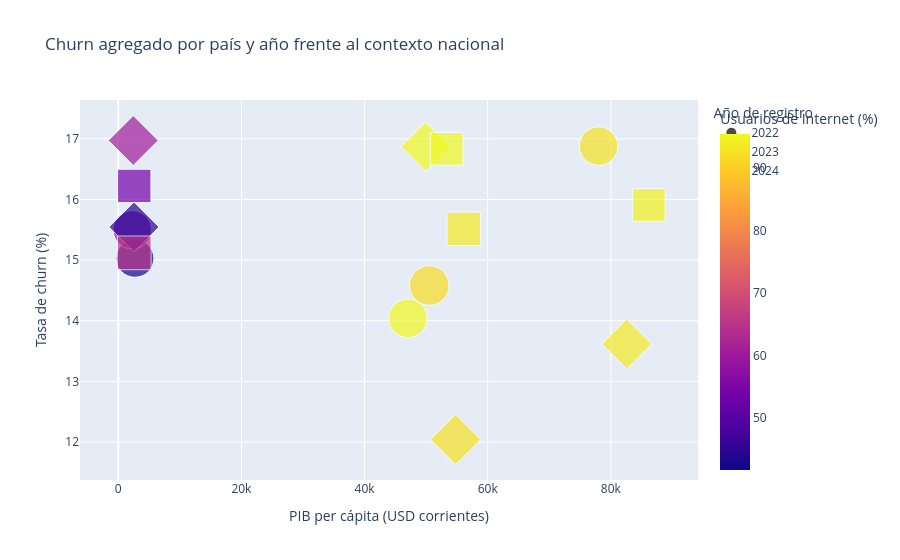

This figure's notebook cell:
### Markdown cell above
### 20.7 ¿Qué contexto aportan los indicadores nacionales?

Los indicadores del Banco Mundial se agregan por país y año antes de graficarse. De esta forma, cada combinación macroeconómica aparece una sola vez y no se trata a cada cliente como una observación nacional independiente.

### Code cell
tabla_contexto = (
    df_eda
    .groupby(
        [
            "country",
            "signup_year",
            "internet_users_pct",
            "gdp_per_capita_usd"
        ],
        as_index=False
    )
    .agg(
        total_customers=(
            "customer_id",
            "size"
        ),
        churn_customers=(
            "churn",
            "sum"
        ),
        churn_rate=(
            "churn",
            "mean"
        )
    )
)

tabla_contexto["churn_rate_pct"] = (
    tabla_contexto["churn_rate"] * 100
)

tabla_contexto["signup_year_label"] = (
    tabla_contexto["signup_year"]
    .astype(str)
)

if len(tabla_contexto) != 15:
    raise ValueError(
        "La tabla contextual no contiene las "
        "15 combinaciones país-año esperadas."
    )

display(
    tabla_contexto[
        [
            "country",
            "signup_year",
            "total_customers",
            "churn_customers",
            "churn_rate_pct",
            "internet_users_pct",
            "gdp_per_capita_usd"
        ]
    ]
    .sort_values(
        [
            "country",
            "signup_year"
        ]
    )
)

fig_contexto = px.scatter(
    tabla_contexto,
    x="gdp_per_capita_usd",
    y="churn_rate_pct",
    color="internet_users_pct",
    symbol="signup_year_label",
    size="total_customers",
    size_max=28,
    hover_name="country",
    hover_data={
        "signup_year": True,
        "gdp_per_capita_usd": ":,.2f",
        "internet_users_pct": ":.2f",
        "churn_rate_pct": ":.2f",
        "total_customers": True,
        "signup_year_label": False
    },
    labels={
        "gdp_per_capita_usd": (
            "PIB per cápita (USD corrientes)"
        ),
        "churn_rate_pct": "Tasa de churn (%)",
        "internet_users_pct": (
            "Usuarios de Internet (%)"
        ),
        "signup_year_label": "Año de registro"
    },
    title=(
        "Churn agregado por país y año "
        "frente al contexto nacional"
    )
)

fig_contexto.show()

### Figure 1 — Plotly figure (JSON) as saved in the notebook; plotly's stock layout.template omitted (floating-point values rounded to 4 significant figures)
{"data": [{"customdata": [[2022, 41.62, 1058, "2022"], [2022, 91.63, 1159, "2022"], [2022, 55.9, 1084, "2022"], [2022, 95.47, 1104, "2022"], [2022, 92.73, 1096, "2022"]], "hovertemplate": "<b>%{hovertext}</b><br><br>PIB per cápita (USD corrientes)=%{x:,.2f}<br>Tasa de churn (%)=%{y:.2f}<br>total_customers=%{customdata[2]}<br>signup_year=%{customdata[0]}<br>Usuarios de Internet (%)=%{marker.color:.2f}<extra></extra>", "hovertext": ["Bangladesh", "Germany", "India", "UK", "USA"], "legendgroup": "2022", "marker": {"color": [41.62, 91.63, 55.9, 95.47, 92.73], "coloraxis": "coloraxis", "size": [1058, 1159, 1084, 1104, 1096], "sizemode": "area", "sizeref": 1.478, "symbol": "circle"}, "mode": "markers", "name": "2022", "orientation": "v", "showlegend": true, "type": "scatter", "x": [2716.0, 50510.0, 2280.0, 47030.0, 78010.0], "xaxis": "x", "y": [15.03, 14.58, 15.5, 14.04, 16.88], "yaxis": "y"}, {"customdata": [[2023, 44.5, 1100, "2023"], [2023, 92.48, 1088, "2023"], [2023, 60.25, 1090, "2023"], [2023, 95.45, 1061, "2023"], [2023, 93.53, 1087, "2023"]], "hovertemplate": "<b>%{hovertext}</b><br><br>PIB per cápita (USD corrientes)=%{x:,.2f}<br>Tasa de churn (%)=%{y:.2f}<br>total_customers=%{customdata[2]}<br>signup_year=%{customdata[0]}<br>Usuarios de Internet (%)=%{marker.color:.2f}<extra></extra>", "hovertext": ["Bangladesh", "Germany", "India", "UK", "USA"], "legendgroup": "2023", "marker": {"color": [44.5, 92.48, 60.25, 95.45, 93.53], "coloraxis": "coloraxis", "size": [1100, 1088, 1090, 1061, 1087], "sizemode": "area", "sizeref": 1.478, "symbol": "diamond"}, "mode": "markers", "name": "2023", "orientation": "v", "showlegend": true, "type": "scatter", "x": [2551.0, 54780.0, 2434.0, 49920.0, 82590.0], "xaxis": "x", "y": [15.55, 12.04, 16.97, 16.87, 13.62], "yaxis": "y"}, {"customdata": [[2024, 53.42, 826, "2024"], [2024, 93.5, 825, "2024"], [2024, 64.94, 840, "2024"], [2024, 95.47, 790, "2024"], [2024, 94.69, 792, "2024"]], "hovertemplate": "<b>%{hovertext}</b><br><br>PIB per cápita (USD corrientes)=%{x:,.2f}<br>Tasa de churn (%)=%{y:.2f}<br>total_customers=%{customdata[2]}<br>signup_year=%{customdata[0]}<br>Usuarios de Internet (%)=%{marker.color:.2f}<extra></extra>", "hovertext": ["Bangladesh", "Germany", "India", "UK", "USA"], "legendgroup": "2024", "marker": {"color": [53.42, 93.5, 64.94, 95.47, 94.69], "coloraxis": "coloraxis", "size": [826, 825, 840, 790, 792], "sizemode": "area", "sizeref": 1.478, "symbol": "square"}, "mode": "markers", "name": "2024", "orientation": "v", "showlegend": true, "type": "scatter", "x": [2593.0, 56100.0, 2592.0, 53340.0, 86170.0], "xaxis": "x", "y": [16.22, 15.52, 15.12, 16.84, 15.91], "yaxis": "y"}], "layout": {"coloraxis": {"colorbar": {"title": {"text": "Usuarios de Internet (%)"}}, "colorscale": [[0.0, "#0d0887"], [0.1111, "#46039f"], [0.2222, "#7201a8"], [0.3333, "#9c179e"], [0.4444, "#bd3786"], [0.5556, "#d8576b"], [0.6667, "#ed7953"], [0.7778, "#fb9f3a"], [0.8889, "#fdca26"], [1.0, "#f0f921"]]}, "legend": {"itemsizing": "constant", "title": {"text": "Año de registro"}, "tracegroupgap": 0}, "title": {"text": "Churn agregado por país y año frente al contexto nacional"}, "xaxis": {"anchor": "y", "domain": [0.0, 1.0], "title": {"text": "PIB per cápita (USD corrientes)"}}, "yaxis": {"anchor": "x", "domain": [0.0, 1.0], "title": {"text": "Tasa de churn (%)"}}}}
